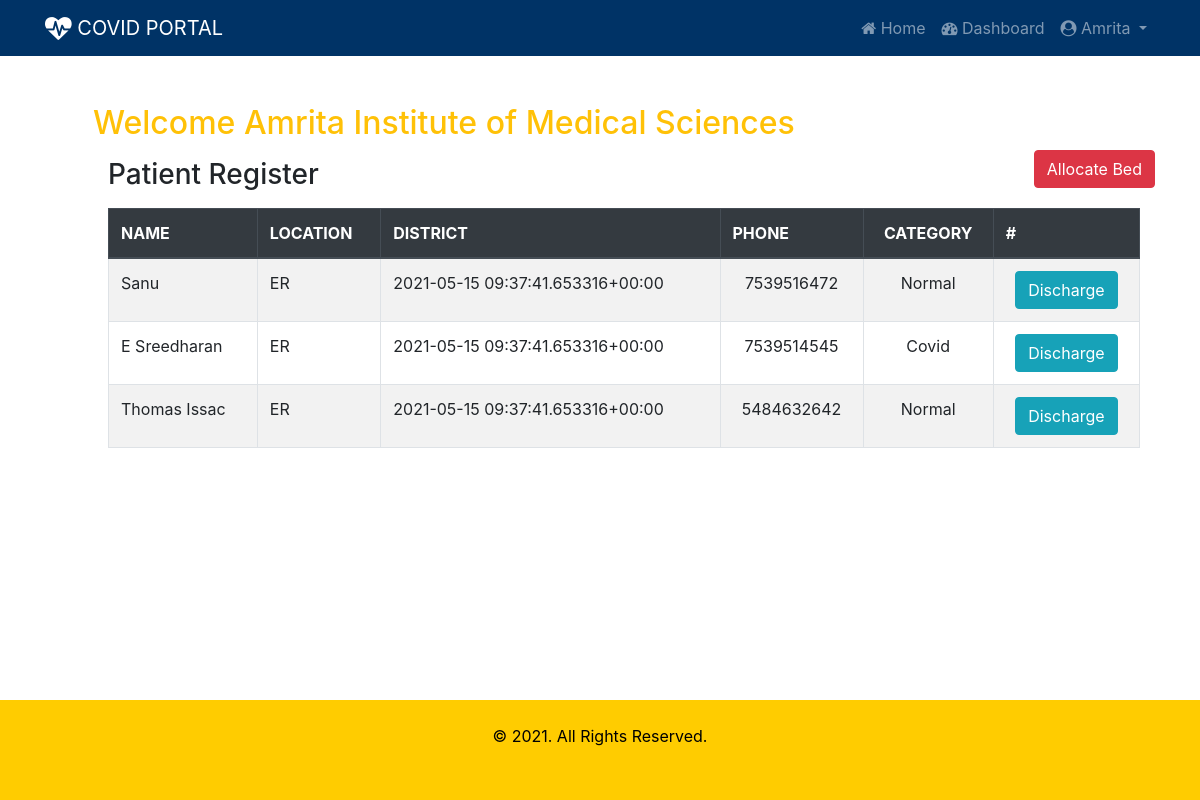
The app's page /beds/dashboard/ (signed in) with its own data.
### beds/models.py (models this page shows, shortened)
class Hospital(models.Model):
    sc = (
    ('gov', 'Government'),
    ('prv', 'Private')
    )
    name = models.CharField(max_length=50)
    location = models.CharField(max_length=50)
    district = models.CharField(max_length=2, choices=dt)
    phone = models.CharField(max_length=12)
    sector = models.CharField(max_length=3, choices=sc)
    covid_beds = models.IntegerField()
    normal_beds = models.IntegerField()
    icu_beds = models.IntegerField()
    ventilator = models.IntegerField()
    user = models.OneToOneField(User, on_delete=models.CASCADE, blank=True, null=True)

class BedAllocation(models.Model):
    ct = (
    ('C', 'Covid'),
    ('N', 'Normal'),
    ('I', 'ICU'),
    ('V', 'Ventilator')
    )
    patient = models.ForeignKey(Patient, on_delete=models.CASCADE)
    hospital = models.ForeignKey(Hospital, on_delete=models.CASCADE)
    category = models.CharField(max_length=2, choices=ct)

class Patient(models.Model):
    ct = (
    ('cv', 'Covid'),
    ('nc', 'Non-Covid')
    )
    st = (
    ('W', 'Waiting'),
    ('A', 'Admitted'),
    ('D', 'Discharged')
    )
    name = models.CharField(max_length=50)
    age = models.IntegerField()
    aadharno = models.IntegerField()
    phone = models.CharField(max_length=12)
    location = models.CharField(max_length=50)
    district = models.CharField(max_length=2, choices=dt)
    category = models.CharField(max_length=2, choices=ct)
    status = models.CharField(max_length=2, choices=st, blank=True, default='W')

### beds/views.py (the view)
# urls.py: path('dashboard/', views.dashboard, name='dashboard'),
@login_required
def dashboard(request):
    user = request.user
    hospital = Hospital.objects.get(user=user)
    bedallocations = BedAllocation.objects.filter(hospital=hospital)
    context = {
        'bedallocations': bedallocations,
        'hospital': hospital
    }
    return render(request, 'beds/dashboard.html', context)

### beds/templates/beds/dashboard.html
{% extends 'beds/index.html' %}
{% block content %}
<div class="container m-4 p-4">
  <h2 class="text-warning"> Welcome {{  hospital.name }}</h2>
  <a href="{% url 'bedallocate' %}" class="btn btn-danger pull-right"> Allocate Bed </a>
  <div class="container mt-3">
    <h3 class="mb-3">Patient Register</h3>
    {% if bedallocations %}
    <table class="table table-bordered table-striped table-hover">
      <thead class="thead-dark">
        <tr>
          <th>NAME</th>
          <th>LOCATION</th>
          <th>DISTRICT</th>
          <th>PHONE</th>
          <th class="text-center">CATEGORY</th>
          <th> # </th>
        </tr>
      </thead>
      <tbody id="myTable">
        {% for bed in bedallocations %}
          <tr>
            <td>{{ bed.patient.name }}</td>
            <td>{{ bed.patient.location}}</td>
            <td>{{ bed.patient.get_district_display }}</td>
            <td class="text-center">{{ bed.patient.phone }}</td>
            <td class="text-center">{{ bed.get_category_display }}</td>
              <td class="text-center"><a class="btn btn-info" href="{% url 'discharge' bed.id %}">Discharge</a></td>
          </tr>
        {% endfor %}
      </tbody>
    </table>
    {% else %}
    <div class="alert alert-warning"> No Patient Data Found !</div>
    {% endif %}
    <div style="height:120px;"></div>
  </div>
</div>
{% endblock %}

### beds/templates/beds/index.html (shortened to what this page needs)
{% load static %}
<!DOCTYPE html>
<html lang="en">
<head>
  <link rel="stylesheet" href="https://cdnjs.cloudflare.com/ajax/libs/font-awesome/4.7.0/css/font-awesome.min.css">
  <link rel="stylesheet" href="https://maxcdn.bootstrapcdn.com/bootstrap/4.5.2/css/bootstrap.min.css">
  <link rel="stylesheet" href="{% static 'beds/css/style.css'%}">
</head>
<body>
<nav class="navbar navbar-expand-sm bg-navy navbar-dark">
  <div class="container">
    <a class="navbar-brand" href="#"><i class="fa fa-heartbeat fa-lg"></i> COVID PORTAL</a>
    {% if user.is_authenticated %}
      <ul class="navbar-nav">
        <li class="nav-item">
          <a class="nav-link" href="{% url 'index' %}"><i class="fa fa-home"></i> Home </a>
        </li>
        <li class="nav-item">
          <a class="nav-link" href="{% url 'dashboard' %}"><i class="fa fa-dashboard"></i> Dashboard </a>
        </li>
       <li class="nav-item dropdown">
         <a class="nav-link dropdown-toggle" href="#" id="navbardrop" data-toggle="dropdown">
           <i class="fa fa-user-circle"></i> {{ user.username }}
         </a>
       </li>
      </ul>
    {% endif %}
  </div>
</nav>
<div class="container">
  {% block content %}
  {% endblock %}
</div>
<footer class="footer" style="position:fixed; bottom:0; width:100%;">
  <div class="container-fluid p-4" >
    <p class="text-center"> &copy; 2021. All Rights Reserved.</p>
  </div>
</footer>
</body>
</html>

### beds/static/beds/css/style.css (style rules this page uses)
.bg-navy { background-color: #003366; color: white; }
.footer { background-color: #ffcc00; color: black; height: 100px; }

### records on screen
Hospital: name "Amrita Institute of Medical Sciences"
BedAllocation: patient.name "Sanu", patient.location "ER", patient.district "2021-05-15 09:37:41.653316+00:00", patient.phone "7539516472", category "Normal"
BedAllocation: patient.name "E Sreedharan", patient.location "ER", patient.district "2021-05-15 09:37:41.653316+00:00", patient.phone "7539514545", category "Covid"
BedAllocation: patient.name "Thomas Issac", patient.location "ER", patient.district "2021-05-15 09:37:41.653316+00:00", patient.phone "5484632642", category "Normal"

### other values on screen
{{ user.username }} "Amrita"
